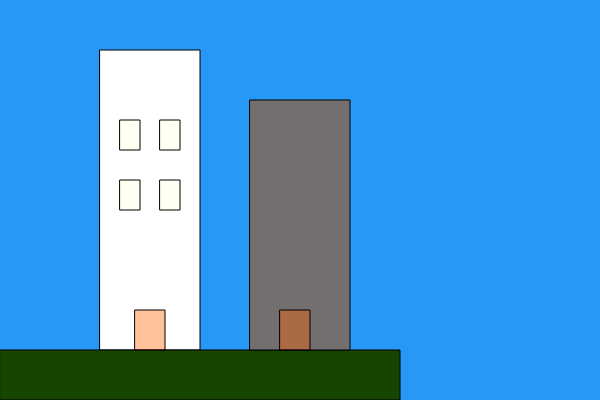
Frame 1 (no input)
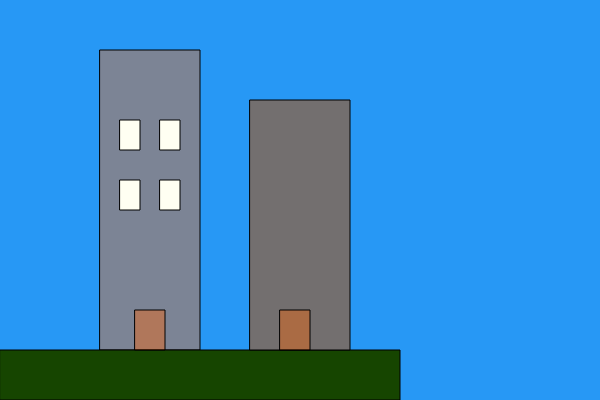
Frame 60 (no input)
Frame 120 (the mouse pressed at the canvas centre since frame 60): identical to frame 60, image omitted

The p5.js sketch that drew these frames (run headless with seeded random() and noise() and a simulated clock; from frame 60 on, the mouse is pressed at the canvas centre):

// p5.js sketch
// ── sketch.js
function setup() {
    /*
    var canvas = createCanvas(600, 400);
    framerate(30);
    colormode(HSB);
    */
    createCanvas(600, 400);
}

function draw() {
  background(39, 152, 245); 

    //Edificio 1
    rect(100, 50, 100, 300)
    
    /*
    for(i=0; i<6; i++){
        for(j=0; j<6; j++){
            fill(60, 200, 150)
            //rect(120, 170, 20, 20);
            //rect(120+(i*40), 170(j*60), 20, 20)
        }
    }
    */
   
    // El suelo
    fill(22, 69, 0);
    rect(0, 350, 400, 50);

        //Puerta
    fill(255, 100, 0, 100)
    rect(135, 310, 30, 40);


    //Edificio 2
    fill(115, 111, 111)
    rect(250, 100, 100, 250); 

    //Ventanas
    fill(255, 255, 242)
    rect(120, 120, 20, 30);
    rect(160, 120, 20, 30);

    fill(255, 255, 242)
    rect(120, 180, 20, 30);
    rect(160, 180, 20, 30);

    //Puerta
    fill(255, 100, 0, 100)
    rect(280, 310, 30, 40);




}

/*
    function sun() {
    // Draw the sun.
    fill(255, 135, 5, 60);
    circle(300, sunHeight, 180);
    fill(255, 100, 0, 100);
    circle(300, sunHeight, 140);
}
*/
// ── style.css
.Ejemplo{
    display: flex;
    flex-direction: column;
}
